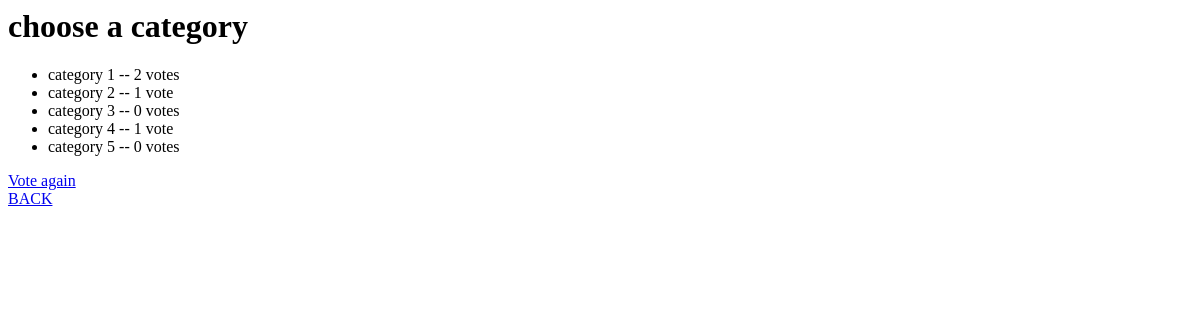
The page /polls/2/results/ on the database as committed earlier.
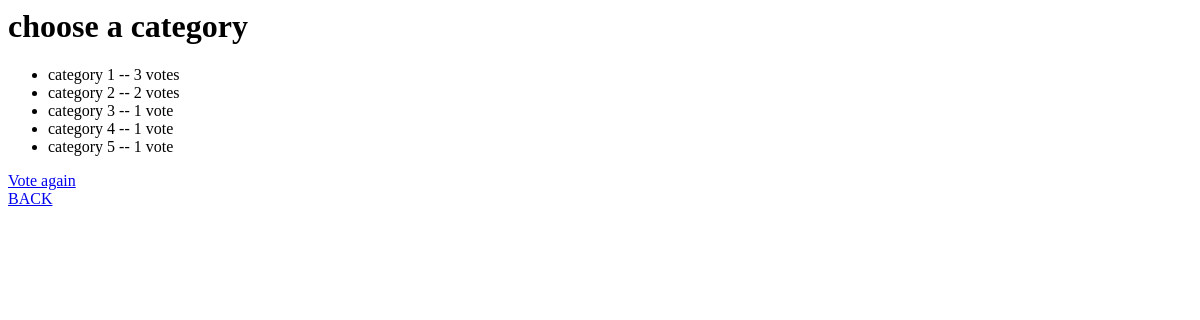
The same page on the database as committed later.
### polls/models.py (models this page shows, shortened)
class Choice(models.Model):
    question = models.ForeignKey(Question , on_delete= models.CASCADE)
    choice_text = models.CharField(max_length=200)
    votes = models.IntegerField(default=0)

### polls/views.py (the view)
# urls.py: path('<int:pk>/results/', views.ResultsView.as_view(), name='results'),
class ResultsView(generic.DetailView):
    model = Question
    template_name = 'polls/results.html'

### polls/templates/polls/results.html
<h1>{{ question.question_text }}</h1>
<ul>
{% for choice in question.choice_set.all %}
    <li>{{ choice.choice_text }} -- {{ choice.votes }} vote{{ choice.votes|pluralize }}</li>
{% endfor %}
</ul>
<div class="btn-group d-flex flex-column">
    <a class= "btn btn-primary" href="{% url 'polls:detail' question.id %}">Vote again</a><br>
    <a class="btn btn-primary" href="{% url 'polls:index'%}">BACK</a>
</div>

Rows that differ between the two databases and show on the page:
changed Choice "category 1": votes "2" → "3"
changed Choice "category 2": votes "1" → "2"
changed Choice "category 3": votes "0" → "1"
changed Choice "category 5": votes "0" → "1"
